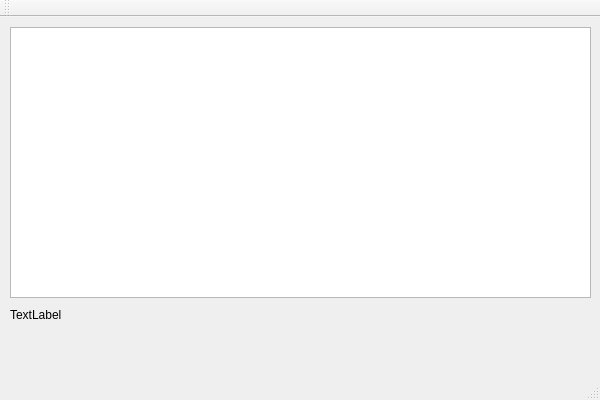
<?xml version="1.0" encoding="UTF-8"?>
<ui version="4.0">
 <class>QtTestClass</class>
 <widget class="QMainWindow" name="QtTestClass">
  <property name="geometry">
   <rect>
    <x>0</x>
    <y>0</y>
    <width>600</width>
    <height>400</height>
   </rect>
  </property>
  <property name="windowTitle">
   <string>QtTest</string>
  </property>
  <widget class="QWidget" name="centralWidge">
   <widget class="QListView" name="listView">
    <property name="geometry">
     <rect>
      <x>10</x>
      <y>10</y>
      <width>581</width>
      <height>271</height>
     </rect>
    </property>
   </widget>
   <widget class="QLabel" name="label">
    <property name="geometry">
     <rect>
      <x>10</x>
      <y>290</y>
      <width>55</width>
      <height>16</height>
     </rect>
    </property>
    <property name="text">
     <string>TextLabel</string>
    </property>
   </widget>
  </widget>
  <widget class="QMenuBar" name="menuBar">
   <property name="geometry">
    <rect>
     <x>0</x>
     <y>0</y>
     <width>600</width>
     <height>26</height>
    </rect>
   </property>
  </widget>
  <widget class="QToolBar" name="mainToolBar">
   <attribute name="toolBarArea">
    <enum>TopToolBarArea</enum>
   </attribute>
   <attribute name="toolBarBreak">
    <bool>false</bool>
   </attribute>
  </widget>
  <widget class="QStatusBar" name="statusBar"/>
 </widget>
 <layoutdefault spacing="6" margin="11"/>
 <resources>
  <include location="QtTest.qrc"/>
 </resources>
 <connections/>
</ui>
